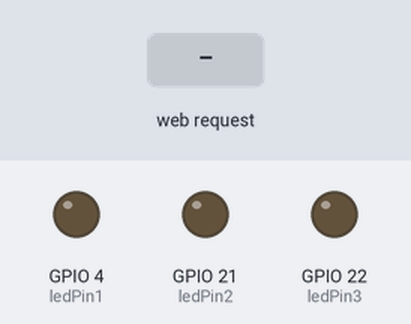
Bench run of a sketch on a simulated ESP32. On the bench: output pins drawn as LEDs (lit = HIGH). Inputs (shaded band) come from the test bench. WiFi joins after 1.5 s; servers stay silent unless stated; what the sketch prints to the serial monitor is not drawn.

Above: at 2.7 s.
2.8 s: HTTP request GET /led1 received
At 3.4 s:
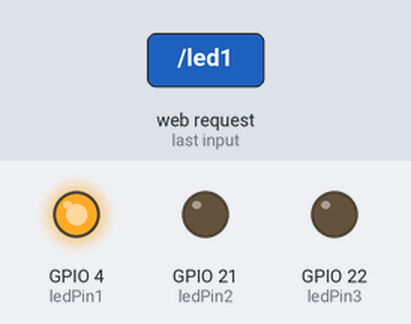
4.3 s: HTTP request GET /led2 received
At 4.6 s:
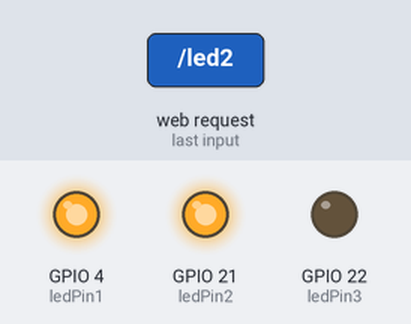
5.8 s: HTTP request GET /led3 received
At 6.9 s:
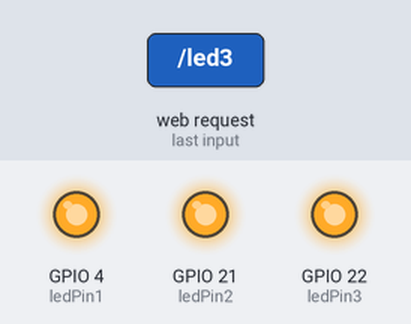
7.3 s: HTTP request GET /desligarTudo received
At 8.0 s:
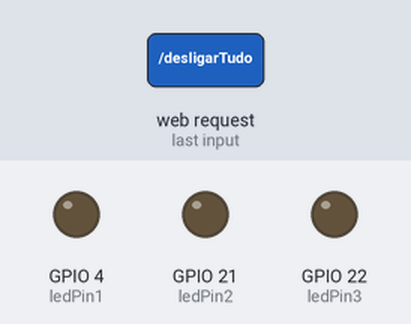
8.8 s: HTTP request GET /led2 received
At 9.2 s:
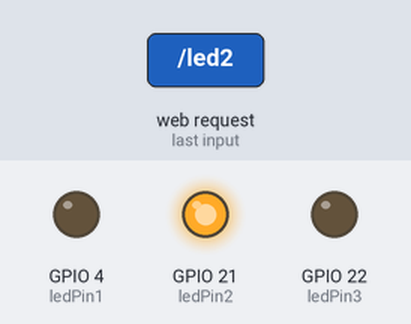
10.3 s: HTTP request GET /led3 received
At 11.5 s:
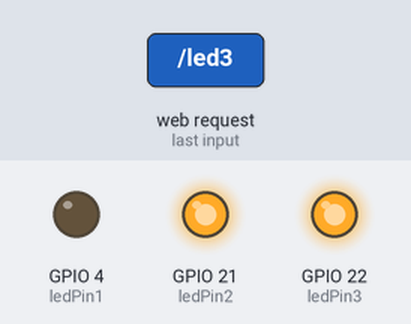
Timing chart, 0 to 12.8 s (numbered marks = the images above; inputs shaded):
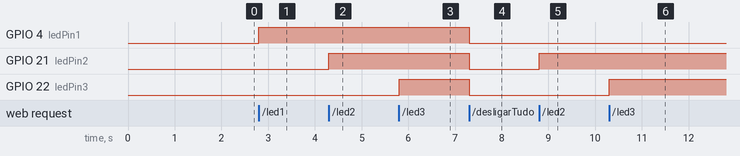

Measured:
- after the input at 2.8 s, GPIO 4 (ledPin1): LOW → HIGH at once
- after the input at 4.3 s, GPIO 21 (ledPin2): LOW → HIGH at once
- after the input at 5.8 s, GPIO 22 (ledPin3): LOW → HIGH at once
- after the input at 7.3 s, GPIO 4 (ledPin1), GPIO 21 (ledPin2), GPIO 22 (ledPin3): HIGH → LOW at once
- after the input at 8.8 s, GPIO 21 (ledPin2): LOW → HIGH at once
- after the input at 10.3 s, GPIO 22 (ledPin3): LOW → HIGH at once

The sketch:

09_Interface_Web_Led_On.ino
```cpp
#include <WiFi.h>       // Inclui a biblioteca para conexão WiFi
#include <WebServer.h>  // Inclui a biblioteca para criar um servidor web

// Substitua com suas credenciais WiFi
const char* ssid = "Brad";             // Nome da rede WiFi
const char* password = "catingueiro";  // Senha da rede WiFi

WebServer server(80);  // Cria um servidor web escutando na porta 80 (padrão HTTP)

const int ledPin1 = 4;  // Define o pino 2 como o pino onde o LED está conectado
const int ledPin2 = 21;
const int ledPin3 = 22;

// Função para tratar a rota raiz "/"
void handleRoot() {
  String html = "<html><body><h1>Controle do LED</h1>";
  html += "<p><a href=\"/led1\"><button>Led1</button></a></p>";      // Botão para ligar o LED
  html += "<p><a href=\"/led2\"><button>Led2</button></a></p>";  // Botão para desligar o LED
  html += "<p><a href=\"/led3\"><button>Led3</button></a></p>";  // Botão para desligar o LED
  html += "<p><a href=\"/desligarTudo\"><button>Desligar Tudo</button></a></p>";  // Botão para desligar o LED
  html += "</body></html>";
  server.send(200, "text/html", html);  // Envia a página HTML para o navegador
}

// Função para tratar a rota "/on"
void led1() {
  digitalWrite(ledPin1, HIGH);
  server.send(200, "text/html", "<html><head><meta http-equiv='refresh' content='0;url=/' /></head><body></body></html>");
}


// Função para tratar a rota "/off"
void led2() {
  digitalWrite(ledPin2, HIGH);
  server.send(200, "text/html", "<html><head><meta http-equiv='refresh' content='0;url=/' /></head><body></body></html>");
}


void led3() {
  digitalWrite(ledPin3, HIGH);                                                 // Liga o LED
  server.send(200, "text/html", "<html><head><meta http-equiv='refresh' content='0;url=/' /></head><body></body></html>");
}

void desligarTudo() {
  digitalWrite(ledPin1, LOW);
  digitalWrite(ledPin2, LOW);
  digitalWrite(ledPin3, LOW);                                                  // Liga o LED
  server.send(200, "text/html", "<html><head><meta http-equiv='refresh' content='0;url=/' /></head><body></body></html>");
 }
void setup() {
  Serial.begin(115200);        // Inicializa a comunicação serial
  pinMode(ledPin1, OUTPUT);    // Define o pino do LED como saída
  pinMode(ledPin2, OUTPUT);    // Define o pino do LED como saída
  pinMode(ledPin3, OUTPUT);    // Define o pino do LED como saída
  digitalWrite(ledPin1, LOW);  // Garante que o LED comece desligado
  digitalWrite(ledPin2, LOW);  // Garante que o LED comece desligado
  digitalWrite(ledPin3, LOW);  // Garante que o LED comece desligado

  WiFi.begin(ssid, password);  // Inicia a conexão WiFi com as credenciais fornecidas
  Serial.print("Conectando ao WiFi");
  while (WiFi.status() != WL_CONNECTED) {
    delay(500);
    Serial.print(".");  // Aguarda a conexão e imprime pontos enquanto conecta
  }
  Serial.println("");
  Serial.println("WiFi conectado!");
  Serial.println(WiFi.localIP());  // Exibe o IP local atribuído ao dispositivo

  // Define os "caminhos" (rotas) para o servidor responder
  server.on("/", handleRoot);  // Quando acessa "/", chama handleRoot
  server.on("/led1", led1);    // Quando acessa "/on", chama handleOn
  server.on("/led2", led2);    // Quando acessa "/off", chama handleOff
  server.on("/led3", led3);    // Quando acessa "/off", chama handleOff
  server.on("/desligarTudo", desligarTudo);    // Quando acessa "/off", chama handleOff

  server.begin();  // Inicia o servidor web
  Serial.println("Servidor iniciado!");
}

void loop() {
  server.handleClient();  // Mantém o servidor web ativo, tratando requisições
}
```
